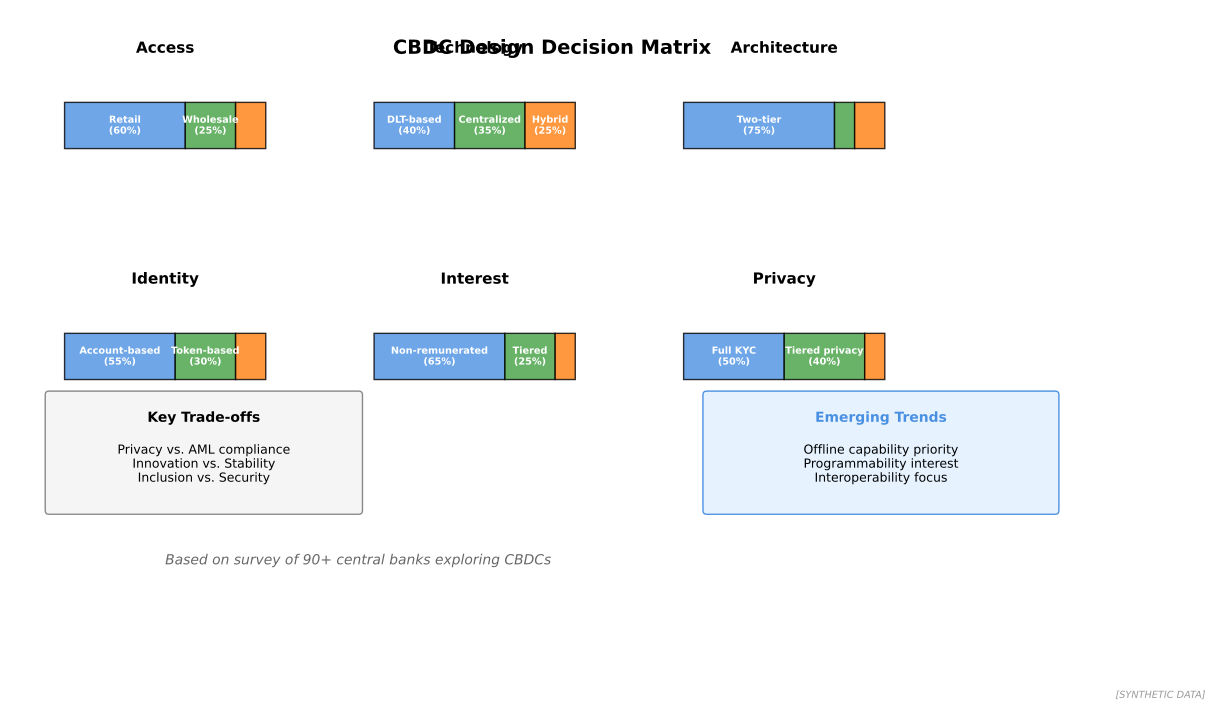

The script that saved this image:
"""
CBDC Design Choices
Key design decisions for CBDCs

Output: cbdc_design_choices.pdf
Module: module_04_trad_finance
Lesson: 48 - CBDC
"""

from pathlib import Path
import matplotlib.pyplot as plt
import matplotlib.patches as mpatches
import numpy as np

CHART_METADATA = {
    'title': 'CBDC Design Choices',
    'module': 'module_04_trad_finance',
    'lesson': 48,
    'url': 'https://github.com/Digital-AI-Finance/digital-finance/tree/main/module_04_trad_finance/figures/cbdc_design_choices'
}

plt.rcParams.update({'font.size': 10, 'axes.labelsize': 10})

def create_chart():
    fig, ax = plt.subplots(figsize=(14, 8))
    ax.set_xlim(0, 14)
    ax.set_ylim(0, 8)
    ax.axis('off')

    # Design dimensions
    dimensions = [
        ('Access', 2, 6.5, ['Retail', 'Wholesale', 'Hybrid'], [60, 25, 15]),
        ('Technology', 6, 6.5, ['DLT-based', 'Centralized', 'Hybrid'], [40, 35, 25]),
        ('Architecture', 10, 6.5, ['Two-tier', 'Direct', 'Hybrid'], [75, 10, 15]),
        ('Identity', 2, 3.5, ['Account-based', 'Token-based', 'Hybrid'], [55, 30, 15]),
        ('Interest', 6, 3.5, ['Non-remunerated', 'Tiered', 'Full rate'], [65, 25, 10]),
        ('Privacy', 10, 3.5, ['Full KYC', 'Tiered privacy', 'Anonymous'], [50, 40, 10]),
    ]

    colors = ['#4A90E2', '#44A044', '#FF7F0E']

    for dim_name, x, y, options, percentages in dimensions:
        # Title
        ax.text(x, y + 1, dim_name, ha='center', va='center',
                fontsize=11, fontweight='bold')

        # Options as stacked bar
        left = x - 1.3
        for i, (opt, pct) in enumerate(zip(options, percentages)):
            width = pct * 2.6 / 100
            rect = mpatches.FancyBboxPatch((left, y - 0.3), width, 0.6,
                                            boxstyle="square,pad=0",
                                            facecolor=colors[i], alpha=0.8, edgecolor='black')
            ax.add_patch(rect)
            if pct >= 20:
                ax.text(left + width/2, y, f'{opt}\n({pct}%)', ha='center', va='center',
                        fontsize=7, fontweight='bold', color='white')
            left += width

    # Title
    ax.text(7, 7.5, 'CBDC Design Decision Matrix', ha='center', va='center',
            fontsize=14, fontweight='bold')

    # Legend
    ax.text(2, 0.8, 'Based on survey of 90+ central banks exploring CBDCs',
            ha='left', fontsize=10, style='italic', color='#666666')

    # Key considerations box
    box = mpatches.FancyBboxPatch((0.5, 1.5), 4, 1.5,
                                   boxstyle="round,pad=0.05",
                                   facecolor='#F5F5F5', edgecolor='#888888')
    ax.add_patch(box)
    ax.text(2.5, 2.7, 'Key Trade-offs', ha='center', va='center',
            fontsize=10, fontweight='bold')
    ax.text(2.5, 2.1, 'Privacy vs. AML compliance\nInnovation vs. Stability\nInclusion vs. Security',
            ha='center', va='center', fontsize=9)

    # Trends box
    box2 = mpatches.FancyBboxPatch((9, 1.5), 4.5, 1.5,
                                    boxstyle="round,pad=0.05",
                                    facecolor='#E6F3FF', edgecolor='#4A90E2')
    ax.add_patch(box2)
    ax.text(11.25, 2.7, 'Emerging Trends', ha='center', va='center',
            fontsize=10, fontweight='bold', color='#4A90E2')
    ax.text(11.25, 2.1, 'Offline capability priority\nProgrammability interest\nInteroperability focus',
            ha='center', va='center', fontsize=9)

    fig.text(0.98, 0.02, '[SYNTHETIC DATA]', fontsize=7, color='#999999', ha='right', style='italic')

    output_path = Path(__file__).parent / 'cbdc_design_choices.pdf'
    plt.savefig(output_path, format='pdf', dpi=300, bbox_inches='tight')
    plt.close()
    print(f"Chart saved to: {output_path}")
    return output_path

if __name__ == '__main__':
    create_chart()
